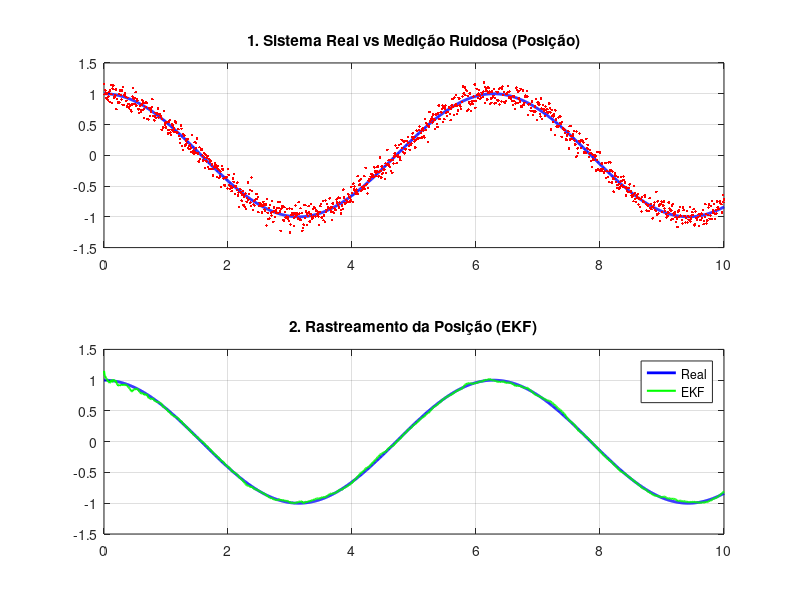
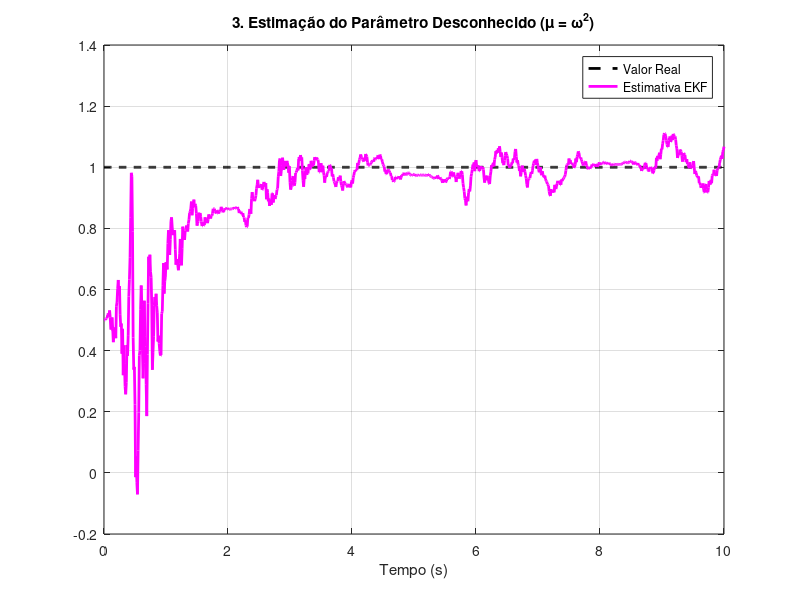
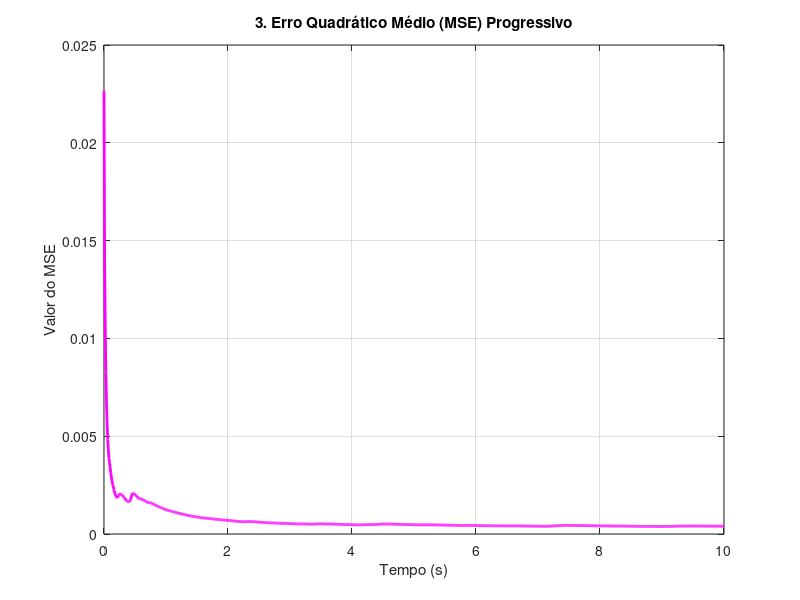

Write MATLAB code to recreate these figures, in order.
% Projeto de um filtro de Kalman
% Por: Saulo José Almeida Silva
% Instituição: Universidade Federal de Campina Grande
% Matéria: Sistemas Inteligentes.
% Data: 16/03/2026
% Atualização: 17/03/2026

clc; clear all; close all;
pkg load control % Carrega o pacote de controle no Octave

% ---- 1. Parâmetros Gerais
omega_real = 1;        % Frequência real (desconhecida para o filtro)
dt = 0.01;             % Intervalo de amostragem
t = 0:dt:10;           % 10 segundos de simulação

% --- 2. Sistema Real (Planta) ---
% Continuamos simulando o mundo real de forma linear exata para gerar os dados
A_real = [0 1; -omega_real^2 0];
Ad_real = expm(A_real*dt);
H_real = [1 0];

% --- 3. Configuração do EKF ---
% O novo vetor de estados tem 3 variáveis: [posição; velocidade; frequencia_quadrada]
grau_ekf = 3;
Hd = [1 0 0]; % O sensor continua lendo apenas a posição (x1)

% Inicialização das Covariâncias
q_var = 0.01;
Qd = zeros(grau_ekf, grau_ekf);

% Ruído para posição e velocidade
Qd(1:2, 1:2) = q_var * [ (dt^3)/3 , (dt^2)/2 ;
                         (dt^2)/2 ,  dt      ];
% Ruído para a frequência quadrada (permite que o filtro ajuste esse parâmetro)
Qd(3,3) = 1e-4;

R = 0.01;
P = eye(grau_ekf); % Incerteza inicial

% --- 4. Estados Iniciais ---
x_real = [1; 0];          % Real: [posição, velocidade]
% O Filtro começa achando que a frequência quadrada é 0.5 (errado, o real é 1.0)
x_est = [0; 0; 0.5];      % Est: [posição, velocidade, mu]

% Armazenamento
res_real = []; res_est = []; z_medido = [];

% --- 5. Laço do EKF ---
for i = 1:length(t)
  % 1. Salva o estado real
  res_real = [res_real; x_real'];

  % 2. Medição Ruidosa
  ruido_sensor = sqrt(R) * randn(1, 1);
  z = H_real * x_real + ruido_sensor;
  z_medido = [z_medido; z'];

  % 3. ETAPA KALMAN: Predição Não-Linear (Euler Simples Vetorizado)

  % Vetor de derivadas f(x) = [velocidade; aceleração; derivada_do_parametro]
  f_x = [ x_est(2);
         -x_est(3) * x_est(1);
          0 ];

  % Método de Euler Simples em uma única linha matricial
  x_est_prev = x_est + f_x * dt;

  % Jacobiano do sistema contínuo avaliado no estado atual
  F_continuo = [ 0,         1,  0;
                -x_est(3),  0, -x_est(1);
                 0,         0,  0 ];

  % Jacobiano discretizado via Exponencial de Matriz (Mais preciso)
  Fd = expm(F_continuo * dt); %e^(F_continuo*dt)

  % Propaga a covariância
  P_prev = Fd * P * Fd' + Qd;

  % 4. ETAPA KALMAN: Atualização/Correção
  Inovacao = z - Hd * x_est_prev;
  S = Hd * P_prev * Hd' + R;
  K = P_prev * Hd' / S; % Usando '/' no lugar de 'inv()' por boas práticas numéricas

  x_est = x_est_prev + K * Inovacao;
  P = (eye(grau_ekf) - K * Hd) * P_prev;

  % 5. Salva a estimativa corrigida
  res_est = [res_est; x_est'];

  % 6. Evolui o sistema real
  x_real = Ad_real * x_real;
endfor

% --- 5. Cálculo do Erro Quadrático Médio (MSE) ---
% Erro instantâneo
erro_puro = res_real(:,1) - res_est(:,1);
% Quadrado do erro
erro_quadrado = erro_puro.^2;
% MSE Progressivo: Média acumulada em cada ponto do tempo
mse_progressivo = cumsum(erro_quadrado) ./ (1:length(t))';


% --- 6. Plotagem ---
figure('Name', 'Resultados EKF');

figure(1)
subplot(2,1,1);
plot(t, res_real(:,1), 'b', 'linewidth', 2); hold on;
plot(t, z_medido(:,1), 'r.', 'markersize', 6); hold off;
title('1. Sistema Real vs Medição Ruidosa (Posição)'); grid on;

subplot(2,1,2);
plot(t, res_real(:,1), 'b', 'linewidth', 2); hold on;
plot(t, res_est(:,1), 'g-', 'linewidth', 1.5); hold off;
title('2. Rastreamento da Posição (EKF)'); legend('Real', 'EKF'); grid on;

figure(2)
% Linha preta tracejada no valor 1.0 (que é 1^2)
plot(t, ones(size(t))*omega_real^2, 'k--', 'linewidth', 2); hold on;
plot(t, res_est(:,3), 'm-', 'linewidth', 2); hold off;
title('3. Estimação do Parâmetro Desconhecido (\mu = \omega^2)');
legend('Valor Real', 'Estimativa EKF'); xlabel('Tempo (s)'); grid on;

% Gráfico 3: Erro Quadrático Médio (MSE)
figure(3)
plot(t, mse_progressivo, 'm', 'linewidth', 2);
title('3. Erro Quadrático Médio (MSE) Progressivo');
xlabel('Tempo (s)');
ylabel('Valor do MSE');
grid on;
